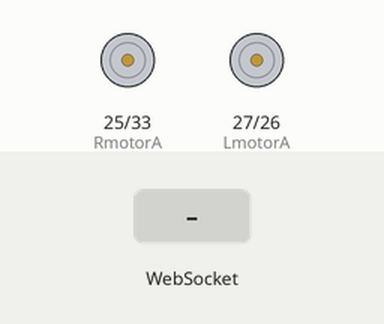
Bench run of a sketch on a simulated ESP32. Shown: motor-driver pin pairs drawn as motors (green arrow = first pin HIGH = forward, orange = second pin HIGH = backward, longer = more drive). The inputs (shaded band) are chosen by the test bench. WiFi joins after 1.5 s; servers stay silent unless stated; what the sketch prints to the serial monitor is not drawn.

Above: at 2.7 s.
2.8 s: WebSocket text "F" received
At 3.2 s:
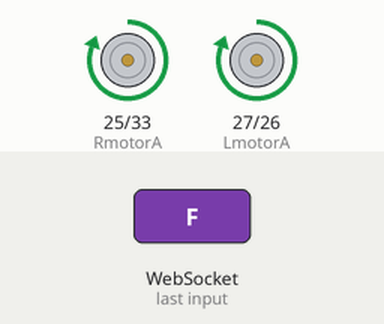
4.3 s: WebSocket text "B" received
At 5.5 s:
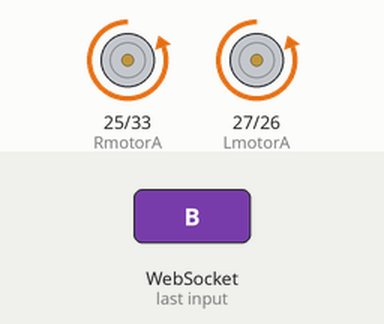
5.8 s: WebSocket text "L" received
At 6.7 s:
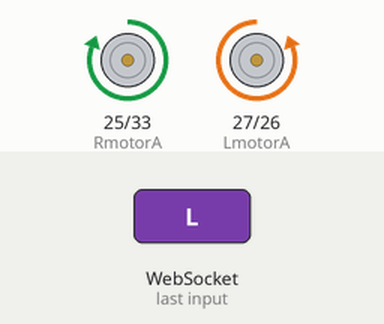
7.3 s: WebSocket text "R" received
At 7.8 s:
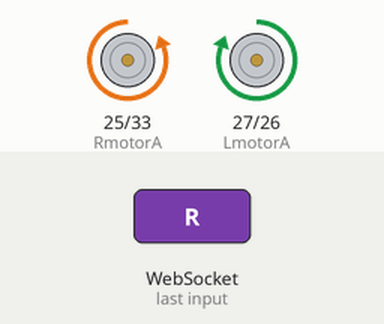
Timing chart, 0 to 9.8 s (numbered marks = the images above; inputs shaded):
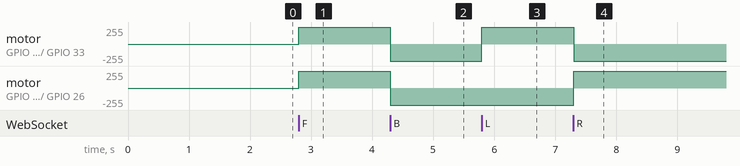

The sketch:

rover.ino
```cpp
#include <WiFi.h>
#include <WebSocketsClient.h>

// =====================================================
// WIFI
// =====================================================

const char* WIFI_SSID = "mallappa patil";
const char* WIFI_PASSWORD = "abc123xyz.";


// =====================================================
// RENDER BACKEND
// =====================================================

const char* SERVER_HOST = "rover-okmg.onrender.com";

const int SERVER_PORT = 443;

const char* SERVER_PATH = "/ws/esp32";


// =====================================================
// MOTOR PINS
// Based on your existing working code
// =====================================================

// LEFT MOTOR
#define LmotorA 27
#define LmotorB 26

// RIGHT MOTOR
#define RmotorA 25
#define RmotorB 33


// =====================================================
// WEBSOCKET
// =====================================================

WebSocketsClient webSocket;


// =====================================================
// FORWARD
// =====================================================

void Forward()
{
    digitalWrite(LmotorA, HIGH);
    digitalWrite(LmotorB, LOW);

    digitalWrite(RmotorA, HIGH);
    digitalWrite(RmotorB, LOW);

    Serial.println("FORWARD");
}


// =====================================================
// BACKWARD
// =====================================================

void Backward()
{
    digitalWrite(LmotorA, LOW);
    digitalWrite(LmotorB, HIGH);

    digitalWrite(RmotorA, LOW);
    digitalWrite(RmotorB, HIGH);

    Serial.println("BACKWARD");
}


// =====================================================
// RIGHT
// =====================================================

void Right()
{
    digitalWrite(LmotorA, HIGH);
    digitalWrite(LmotorB, LOW);

    digitalWrite(RmotorA, LOW);
    digitalWrite(RmotorB, HIGH);

    Serial.println("RIGHT");
}


// =====================================================
// LEFT
// =====================================================

void Left()
{
    digitalWrite(LmotorA, LOW);
    digitalWrite(LmotorB, HIGH);

    digitalWrite(RmotorA, HIGH);
    digitalWrite(RmotorB, LOW);

    Serial.println("LEFT");
}


// =====================================================
// STOP
// =====================================================

void Stop()
{
    digitalWrite(LmotorA, LOW);
    digitalWrite(LmotorB, LOW);

    digitalWrite(RmotorA, LOW);
    digitalWrite(RmotorB, LOW);

    Serial.println("STOP");
}


// =====================================================
// PROCESS COMMAND
// =====================================================

void processCommand(String command)
{
    command.trim();
    command.toUpperCase();

    Serial.print("Command: ");
    Serial.println(command);

    if (command == "F")
    {
        Forward();
    }
    else if (command == "B")
    {
        Backward();
    }
    else if (command == "L")
    {
        Left();
    }
    else if (command == "R")
    {
        Right();
    }
    else if (command == "S")
    {
        Stop();
    }
    else
    {
        Stop();
    }
}


// =====================================================
// WEBSOCKET EVENT
// =====================================================

void webSocketEvent(
    WStype_t type,
    uint8_t* payload,
    size_t length
)
{
    switch(type)
    {

        // ---------------------------------------------
        // DISCONNECTED
        // ---------------------------------------------

        case WStype_DISCONNECTED:

            Serial.println("Backend disconnected");

            // SAFETY
            Stop();

            break;


        // ---------------------------------------------
        // CONNECTED
        // ---------------------------------------------

        case WStype_CONNECTED:

            Serial.println("Backend connected");

            webSocket.sendTXT("ESP32_READY");

            break;


        // ---------------------------------------------
        // COMMAND RECEIVED
        // ---------------------------------------------

        case WStype_TEXT:
        {
            String command = "";

            for(size_t i = 0; i < length; i++)
            {
                command += (char)payload[i];
            }

            processCommand(command);

            break;
        }


        default:
            break;
    }
}


// =====================================================
// WIFI CONNECTION
// =====================================================

void connectWiFi()
{
    Serial.println();
    Serial.println("Connecting to Wi-Fi...");

    WiFi.begin(
        WIFI_SSID,
        WIFI_PASSWORD
    );

    while(WiFi.status() != WL_CONNECTED)
    {
        delay(500);
        Serial.print(".");
    }

    Serial.println();

    Serial.println("Wi-Fi Connected");

    Serial.print("ESP32 IP: ");
    Serial.println(WiFi.localIP());
}


// =====================================================
// SETUP
// =====================================================

void setup()
{
    Serial.begin(115200);


    // LEFT MOTOR
    pinMode(LmotorA, OUTPUT);
    pinMode(LmotorB, OUTPUT);


    // RIGHT MOTOR
    pinMode(RmotorA, OUTPUT);
    pinMode(RmotorB, OUTPUT);


    // SAFETY
    Stop();


    Serial.println();
    Serial.println("================================");
    Serial.println("     FIRE FIGHTING ROVER");
    Serial.println("       2 MOTOR VERSION");
    Serial.println("================================");


    // CONNECT WIFI
    connectWiFi();


    // CONNECT TO RENDER
    webSocket.beginSSL(
        SERVER_HOST,
        SERVER_PORT,
        SERVER_PATH
    );


    webSocket.onEvent(
        webSocketEvent
    );


    webSocket.setReconnectInterval(5000);


    Serial.println("Connecting to backend...");
}


// =====================================================
// LOOP
// =====================================================

void loop()
{
    webSocket.loop();
}
```

Measured:
- after the input at 2.8 s, motor on GPIO 25 (RmotorA) / GPIO 33 (RmotorB), motor on GPIO 27 (LmotorA) / GPIO 26 (LmotorB): stopped → forward 255/255 at once
- after the input at 4.3 s, motor on GPIO 25 (RmotorA) / GPIO 33 (RmotorB), motor on GPIO 27 (LmotorA) / GPIO 26 (LmotorB): forward 255/255 → backward 255/255 at once
- after the input at 5.8 s, motor on GPIO 25 (RmotorA) / GPIO 33 (RmotorB): backward 255/255 → forward 255/255 at once
- after the input at 7.3 s, motor on GPIO 25 (RmotorA) / GPIO 33 (RmotorB): forward 255/255 → backward 255/255 at once; motor on GPIO 27 (LmotorA) / GPIO 26 (LmotorB): backward 255/255 → forward 255/255 at once
